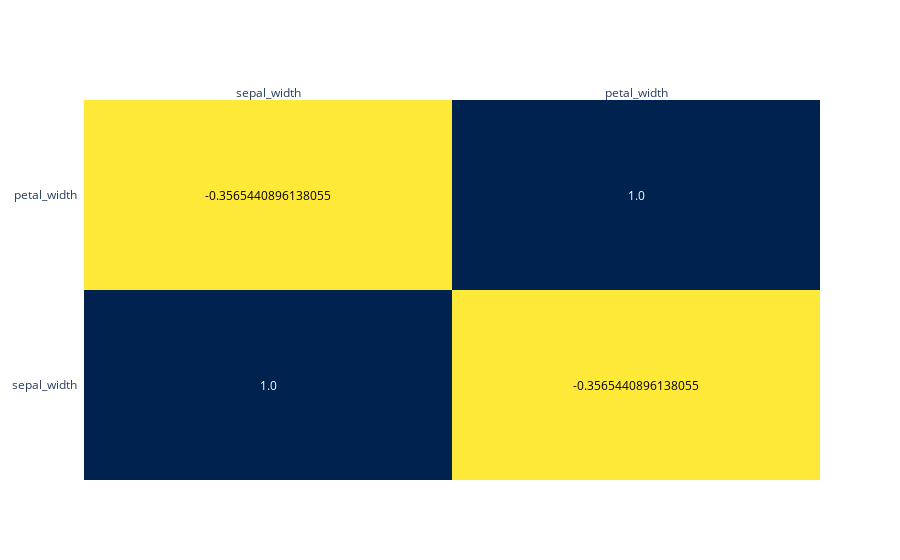

Source (notebook cell):
### Markdown cell above
```
Create a heatmap showing the correlation of the columns sepal_width and petal_width.
```

### Code cell
import plotly.figure_factory as ff

my_df = (df.corr()).iloc[[1,3], [1, 3]]
z = my_df.values.tolist()
x = my_df.columns.tolist()
y = my_df.index.tolist()

fig = ff.create_annotated_heatmap(z, x=x, y=y, colorscale="Cividis_r")
fig.show()

### Figure 1 — Plotly figure (JSON) as saved in the notebook; plotly's stock layout.template omitted (floating-point values rounded to 4 significant figures)
{"data": [{"colorscale": [[0, "#fee838"], [0.1111, "#e1cc55"], [0.2222, "#c3b369"], [0.3333, "#a59c74"], [0.4444, "#8a8678"], [0.5556, "#707173"], [0.6667, "#575d6d"], [0.7778, "#3b496c"], [0.8889, "#123570"], [1, "#00224e"]], "reversescale": false, "showscale": false, "type": "heatmap", "x": ["sepal_width", "petal_width"], "y": ["sepal_width", "petal_width"], "z": [[1, -0.3565], [-0.3565, 1]]}], "layout": {"annotations": [{"font": {"color": "#FFFFFF"}, "showarrow": false, "text": "1.0", "x": "sepal_width", "xref": "x", "y": "sepal_width", "yref": "y"}, {"font": {"color": "#000000"}, "showarrow": false, "text": "-0.3565440896138055", "x": "petal_width", "xref": "x", "y": "sepal_width", "yref": "y"}, {"font": {"color": "#000000"}, "showarrow": false, "text": "-0.3565440896138055", "x": "sepal_width", "xref": "x", "y": "petal_width", "yref": "y"}, {"font": {"color": "#FFFFFF"}, "showarrow": false, "text": "1.0", "x": "petal_width", "xref": "x", "y": "petal_width", "yref": "y"}], "xaxis": {"dtick": 1, "gridcolor": "rgb(0, 0, 0)", "side": "top", "ticks": ""}, "yaxis": {"dtick": 1, "ticks": "", "ticksuffix": "  "}}}
